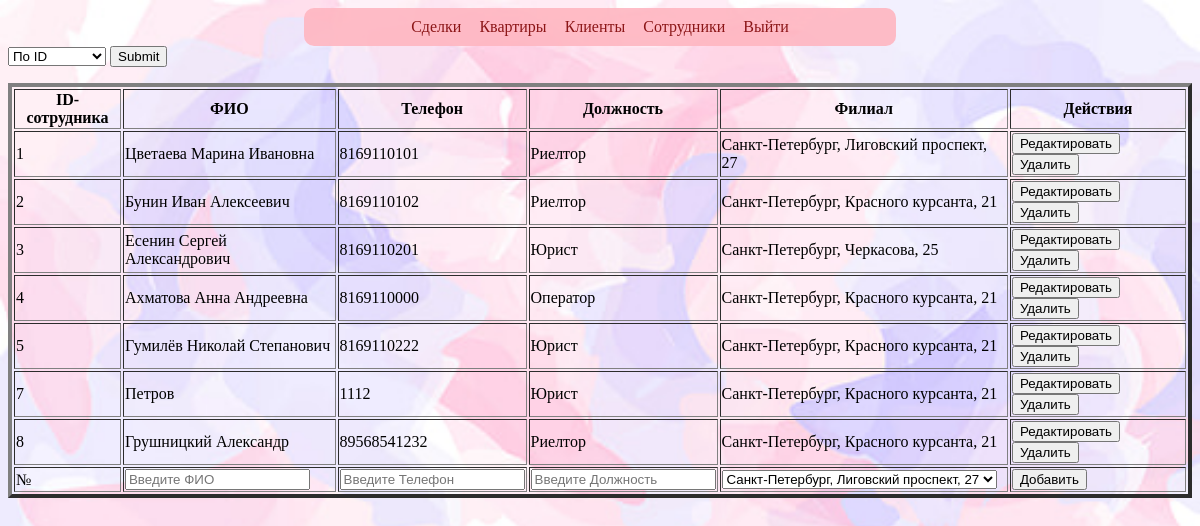
Screenshot of /Sotrudniki.php with the database file from the repository.
### Sotrudniki.php (the view, shortened to what this page needs)
<?php
$mysql = mysqli_connect("localhost", "root", "", "test");
?>
<html>
<head>
</head>
<body>
<nav>
            <div>
                <a class="a_nav" href="Sdelk.php">Сделки</a>
				<a class="a_nav" href="Kvart.php">Квартиры</a>
				<a class="a_nav" href="Clients.php">Клиенты</a>
				<a class="a_nav" href="Sotrudniki.php">Сотрудники</a>
                <a class="a_nav" href="admin.php">Выйти</a>
            </div>
  </nav>
  <form method="GET" id="f1">
        <select name="fSelect">
            <option value="ID" <?php if ($_GET['fSelect'] == "ID") echo "selected" ?>>По ID</option>
        </select>
        <input type="submit" id="fSubmit1">
    </form>
    <?php
    if ($_GET["fSelect"] == "ID")
        $res = mysqli_query($mysql, "SELECT * FROM `сотрудники` ORDER BY `сотрудники`.`ID-сотрудника` ASC ");
    else if ($_GET["fSelect"] == "FIL")
        $res = mysqli_query($mysql, "SELECT * FROM `сотрудники` ORDER BY `сотрудники`.`ID-филиала` ASC ");
    else
        $res = mysqli_query($mysql, "SELECT * FROM `сотрудники`");
    ?>
  <table border=4 align="center">
        <tr>
            <th>ID-сотрудника</th>
            <th>ФИО</th>
            <th>Телефон</th>
            <th>Должность</th>
            <th>Филиал</th>
            <th>Действия</th>
        </tr>
        <?php while ($Clients = mysqli_fetch_array($res)) { ?>
            <tr>
                <form method="POST">
                    <td><?= $Clients['ID-сотрудника'] ?></td>
					<td><?= $Clients['ФИО']  ?></td>
					<td><?= $Clients['Телефон'] ?></td>
					<td><?= $Clients['Должность'] ?></td>
                    <?php $client_id = $Clients['ID-филиала'];
					$query = "SELECT филиалы.Адрес FROM филиалы WHERE филиалы.`ID-филиала` = $client_id";
					$result = mysqli_query($mysql, $query);
					$row = mysqli_fetch_assoc($result);
					$adr = $row['Адрес'];
					?>
					<td><?= $adr ?></td>
					<td>
                        <button type="submit" name="Edit" value="<?= $Clients['ID-сотрудника'] ?>">Редактировать</button>
                        <button type="submit" name="Del" value="<?= $Clients['ID-сотрудника'] ?>">Удалить</button>
                    </td>
                </form>
            </tr>
        <?php } ?>
        <tr>
            <form method="POST">
                <td>№</td>
                <td><input type="varchar" name="GK" placeholder="Введите ФИО" required></td>
                <td><input type="varchar" name="Adr" placeholder="Введите Телефон" required></td>
                <td><input type="varchar" name="Plo" placeholder="Введите Должность" required></td>
                <td><select name="edit_fil" required>
					<?php
					$query = "SELECT `ID-филиала`, Адрес FROM филиалы";
					$result = mysqli_query($mysql, $query);
					while ($row = mysqli_fetch_assoc($result)) {
						$employeeID = $row['ID-филиала'];
						$employeeName = $row['Адрес'];
						echo "<option value='$employeeID'>$employeeName</option>";
					}
					?>
				</select></td>
                <td><button type="submit" name="Add">Добавить</button></td>
            </form>
        </tr>
    </table>
  </body>
  </html>

### Sotrudniki.php (style rules this page uses)
BODY { background: url(background.jpg) no-repeat 0px 0px; background-size: 100%; }
nav { display: block; border-radius: 10px; padding-top: 10px; padding-bottom: 10px; background: #FFB6C1; margin-left: -10px; margin-right: -10px; text-align: center; opacity: 90%; width: 50%; margin-left: auto; margin-right: auto; }
.a_nav { margin: 7px; color: #800000; text-decoration: none }

### rows the page displays
сотрудники: value "1", ФИО "Цветаева Марина Ивановна", Телефон "8169110101", Должность "Риелтор", филиалы.Адрес "Санкт-Петербург, Лиговский проспект, 27"
сотрудники: value "2", ФИО "Бунин Иван Алексеевич", Телефон "8169110102", Должность "Риелтор", филиалы.Адрес "Санкт-Петербург, Красного курсанта, 21"
сотрудники: value "3", ФИО "Есенин Сергей Александрович", Телефон "8169110201", Должность "Юрист", филиалы.Адрес "Санкт-Петербург, Черкасова, 25"
сотрудники: value "4", ФИО "Ахматова Анна Андреевна", Телефон "8169110000", Должность "Оператор", филиалы.Адрес "Санкт-Петербург, Красного курсанта, 21"
сотрудники: value "5", ФИО "Гумилёв Николай Степанович", Телефон "8169110222", Должность "Юрист", филиалы.Адрес "Санкт-Петербург, Красного курсанта, 21"
сотрудники: value "7", ФИО "Петров", Телефон "1112", Должность "Юрист", филиалы.Адрес "Санкт-Петербург, Красного курсанта, 21"
сотрудники: value "8", ФИО "Грушницкий Александр", Телефон "89568541232", Должность "Риелтор", филиалы.Адрес "Санкт-Петербург, Красного курсанта, 21"

### other values shown
form field edit_fil "Санкт-Петербург, Лиговский проспект, 27"
